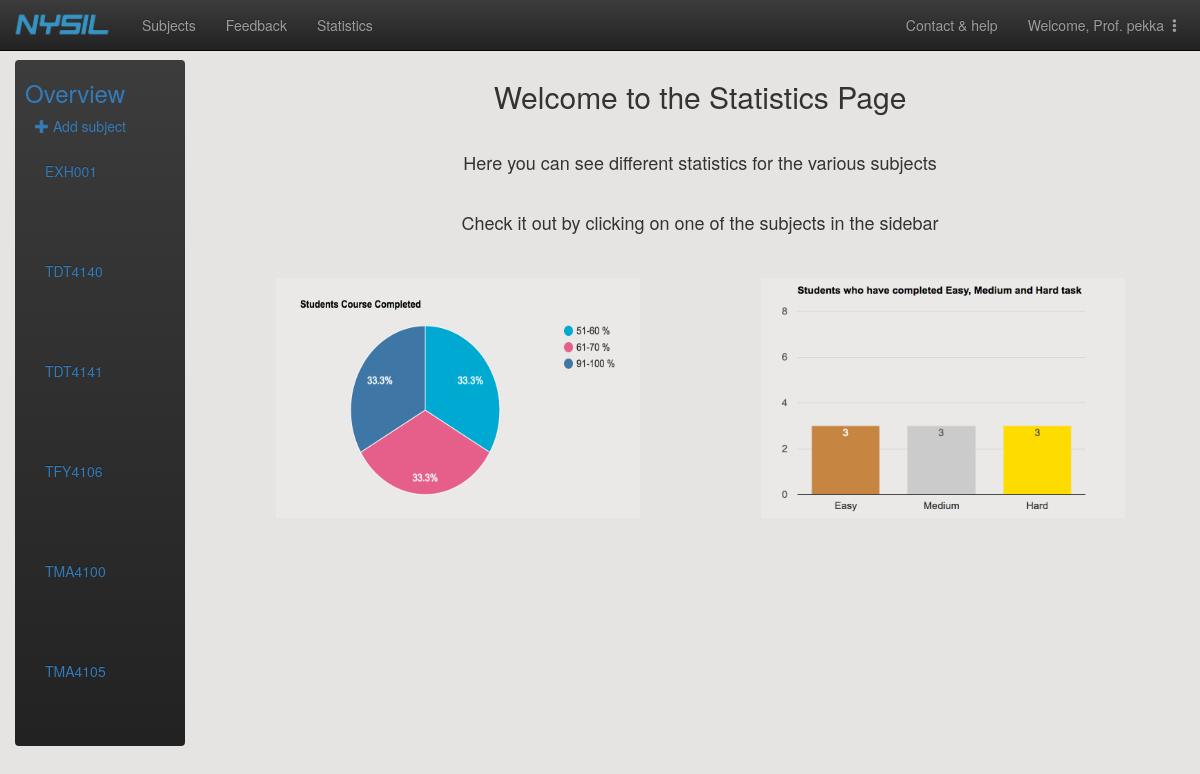
The page /adminpage/statistics/ (signed in) on the database its author committed.
### main/models.py (models this page shows)
class Subject(models.Model):
    subject_code = models.CharField(max_length=20, primary_key=True) # primary key
    subject_name = models.CharField(max_length=30)
    professor_firstname = models.CharField(max_length=30)
    professor_lastname = models.CharField(max_length=30)
    professor_email = models.EmailField()
    class Meta:
        ordering = ['subject_code']
    def __str__(self):
        return self.subject_code
    def get_full_name(self):
        return self.professor_firstname + " " + self.professor_lastname
    get_full_name.short_description = 'Professor' # headline of professor-column in the admin-table

### stats/views.py (the view)
def statistics_index(request):
    if not user_authenticated(request.user):
        return HttpResponseRedirect(reverse('main:index'))
    context = {'subjects': Subject.objects.all()}
    return render(request, 'stats/statistics_index.html',context)

### stats/views.py (called while the page is built)
def user_authenticated(user):
    if not user.is_authenticated():
        return False
    return True

### stats/templates/stats/statistics_index.html (shortened to what this page needs)
{% extends 'adminpage/subject_overview.html' %}
{% load static %}
{% block subjects %}
    {% for subject in subjects %}
        <div class="collapse navbar-collapse" id="id_subject_overview_menu">
            <ul class="nav navbar-nav navbar-left" style="width:120px">
                <li style="float:left">
                    <a href="{% url 'stats:subject_overview' subject_pk=subject.pk %}" style="color:#337AB7;width:150px">
                        {{ subject }}
                    </a>
                </li>
            </ul>
            <ul class="nav navbar-nav navbar-right" id="id_nav_drop" style="width:-10px">
                <li class="dropdown">
                </li>
            </ul>
        </div>
    {% endfor %}
{% endblock %}
{% block extension%}
    <div class="col-md-10">
        <div class="text-center">
            <h2>Welcome to the Statistics Page</h2>
            <br>
            <h4>Here you can see different statistics for the various subjects</h4>
            <br>
            <h4>Check it out by clicking on one of the subjects in the sidebar</h4>
            <br>
        </div>
        <div class="modal-body row">
            <div class="col-md-6 text-center">
                <img src="{% static 'stats/img/pic1.png'%}" style="width:80%; height:30vh">
            </div>
            <div class="col-md-6 text-center">
                <img src="{% static 'stats/img/pic2.png'%}" style="width:80%; height:30vh">
            </div>
        </div>
    </div>
{% endblock %}

### adminpage/templates/adminpage/admin_header.html (shortened to what this page needs)
<!DOCTYPE html>
<html lang="en">
<head>
    {% load static %}
    <link rel="stylesheet" href="{% static 'adminpage/css/customize.css' %}" type="text/css">
	<link rel="stylesheet" href="https://maxcdn.bootstrapcdn.com/bootstrap/3.3.7/css/bootstrap.min.css"
>
	<link rel="stylesheet" href="https://maxcdn.bootstrapcdn.com/bootstrap/3.3.7/css/bootstrap-theme.min.css"
>
    <link rel="stylesheet" href="{% static 'main/css/header.css'%}" type = "text/css"/>
</head>
<body class="body" style="background-color: #E5E4E2;">
<div id="wrapper">
        <br>
        <br>
        <br>
        <nav class="navbar navbar-inverse navbar-fixed-top">
            <div class="container-fluid">
                <div class="navbar-header">
                    <a href="{% url 'main:index' %}" class="navbar-brand"><img src="{% static 'main/img/ny_logo.png'%}" style="width:100px;height:27px;margin-top:-4px;margin-left:-3px"></a>
                </div>
                <div class="collapse navbar-collapse" id="mainNavBar">
                    <ul class="nav navbar-nav">
                        <li><a href="{% url 'adminpage:subject_overview' %}">Subjects</a></li>
                        <li><a href="{% url 'adminpage:tilbakemeldinger' %}">Feedback</a></li>
                        <li><a href="{% url 'stats:statistics_index'%}">Statistics</a></li>
                    </ul>
                    <ul class="nav navbar-nav navbar-right">
                        <li><a href="#">Contact & help</a></li>
                        <li class="dropdown">
                            <li class="dropdown">
                                <a href="#" class="dropdown-toggle" data-toggle="dropdown" style="margin-right: 15px">
                                    Welcome, Prof. {{user}}
                                    <span class="glyphicon glyphicon-option-vertical" style="width:2px;height:2px"></span></a>
                            </li>
				        </li>
                    </ul>
                </div>
            </div>
        </nav>
    </div>
    {% block content %}{% endblock%}
<footer id="footer">
</footer>
</body>

### main/static/main/css/header.css (style rules this page uses)
#footer { position:absolute; bottom:0; width:100%; height:60px; padding: 15px; }

### rows shown on the page
Subject: subject_code "EXH001"
Subject: subject_code "TDT4140"
Subject: subject_code "TDT4141"
Subject: subject_code "TFY4106"
Subject: subject_code "TMA4100"
Subject: subject_code "TMA4105"

### other values the page prints
{{ user }} "pekka"
